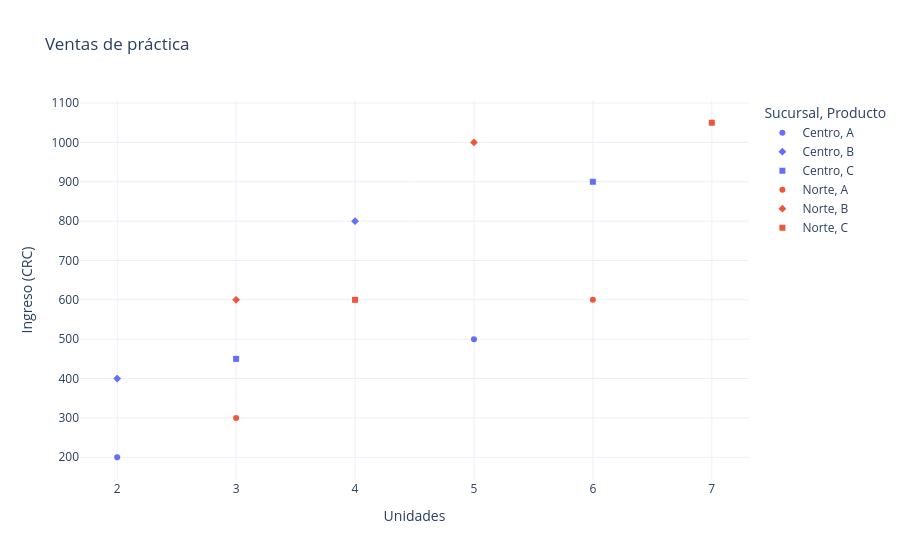

This figure's notebook cell:
### Markdown cell above
## Exporta un HTML que se pueda abrir

write_html permite compartir un gráfico sin un servidor Python. include_plotlyjs=True incluye la biblioteca dentro del HTML: el archivo es más grande, pero puede abrirse sin conexión. Con "cdn", el lector necesita internet para cargarla.

Para PNG o SVG, Plotly requiere herramientas adicionales de exportación como Kaleido y un navegador compatible según la versión. En este curso usamos HTML para evitar ese requisito; abre el resultado y comprueba la interacción antes de entregarlo.

### Code cell
import pandas as pd
datos = pd.DataFrame({
    "Sucursal": ["Centro"]*6 + ["Norte"]*6,
    "Producto": ["A", "B", "C"]*4,
    "Unidades": [2, 4, 3, 5, 2, 6, 3, 5, 4, 6, 3, 7],
    "Precio": [100, 200, 150]*4
})
datos["Ingreso"] = datos["Unidades"] * datos["Precio"]
import plotly.express as px
fig=px.scatter(datos,x="Unidades",y="Ingreso",color="Sucursal",symbol="Producto",hover_data=["Producto"],labels={"Ingreso":"Ingreso (CRC)"},title="Ventas de práctica")
fig.update_layout(template="plotly_white")
fig.write_html("ventas_interactivas.html",include_plotlyjs=True,full_html=True,auto_open=False)
print("Archivo creado: ventas_interactivas.html")
fig.show()

### Figure 1 — Plotly figure (JSON) as saved in the notebook; plotly's stock layout.template omitted (floating-point values rounded to 4 significant figures)
{"data": [{"customdata": [["A"], ["A"]], "hovertemplate": "Sucursal=Centro<br>Producto=%{customdata[0]}<br>Unidades=%{x}<br>Ingreso (CRC)=%{y}<extra></extra>", "legendgroup": "Centro, A", "marker": {"color": "#636efa", "symbol": "circle"}, "mode": "markers", "name": "Centro, A", "orientation": "v", "showlegend": true, "type": "scatter", "x": [2, 5], "xaxis": "x", "y": [200, 500], "yaxis": "y"}, {"customdata": [["B"], ["B"]], "hovertemplate": "Sucursal=Centro<br>Producto=%{customdata[0]}<br>Unidades=%{x}<br>Ingreso (CRC)=%{y}<extra></extra>", "legendgroup": "Centro, B", "marker": {"color": "#636efa", "symbol": "diamond"}, "mode": "markers", "name": "Centro, B", "orientation": "v", "showlegend": true, "type": "scatter", "x": [4, 2], "xaxis": "x", "y": [800, 400], "yaxis": "y"}, {"customdata": [["C"], ["C"]], "hovertemplate": "Sucursal=Centro<br>Producto=%{customdata[0]}<br>Unidades=%{x}<br>Ingreso (CRC)=%{y}<extra></extra>", "legendgroup": "Centro, C", "marker": {"color": "#636efa", "symbol": "square"}, "mode": "markers", "name": "Centro, C", "orientation": "v", "showlegend": true, "type": "scatter", "x": [3, 6], "xaxis": "x", "y": [450, 900], "yaxis": "y"}, {"customdata": [["A"], ["A"]], "hovertemplate": "Sucursal=Norte<br>Producto=%{customdata[0]}<br>Unidades=%{x}<br>Ingreso (CRC)=%{y}<extra></extra>", "legendgroup": "Norte, A", "marker": {"color": "#EF553B", "symbol": "circle"}, "mode": "markers", "name": "Norte, A", "orientation": "v", "showlegend": true, "type": "scatter", "x": [3, 6], "xaxis": "x", "y": [300, 600], "yaxis": "y"}, {"customdata": [["B"], ["B"]], "hovertemplate": "Sucursal=Norte<br>Producto=%{customdata[0]}<br>Unidades=%{x}<br>Ingreso (CRC)=%{y}<extra></extra>", "legendgroup": "Norte, B", "marker": {"color": "#EF553B", "symbol": "diamond"}, "mode": "markers", "name": "Norte, B", "orientation": "v", "showlegend": true, "type": "scatter", "x": [5, 3], "xaxis": "x", "y": [1000, 600], "yaxis": "y"}, {"customdata": [["C"], ["C"]], "hovertemplate": "Sucursal=Norte<br>Producto=%{customdata[0]}<br>Unidades=%{x}<br>Ingreso (CRC)=%{y}<extra></extra>", "legendgroup": "Norte, C", "marker": {"color": "#EF553B", "symbol": "square"}, "mode": "markers", "name": "Norte, C", "orientation": "v", "showlegend": true, "type": "scatter", "x": [4, 7], "xaxis": "x", "y": [600, 1050], "yaxis": "y"}], "layout": {"legend": {"title": {"text": "Sucursal, Producto"}, "tracegroupgap": 0}, "title": {"text": "Ventas de práctica"}, "xaxis": {"anchor": "y", "domain": [0.0, 1.0], "title": {"text": "Unidades"}}, "yaxis": {"anchor": "x", "domain": [0.0, 1.0], "title": {"text": "Ingreso (CRC)"}}}}
